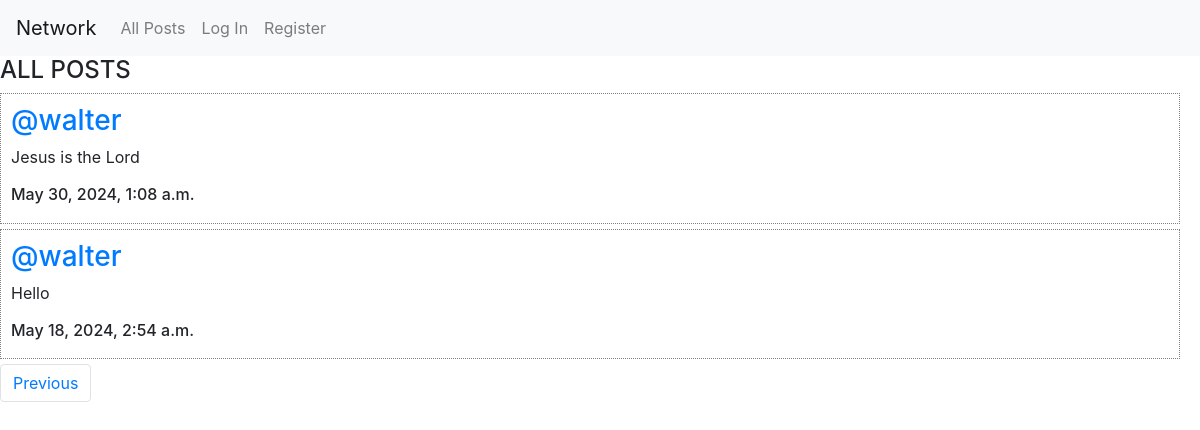
Screenshot of /?page=2 with the database file from the repository.
### network/models.py (models this page shows, shortened)
class Post(models.Model):
    user = models.ForeignKey(User, on_delete=models.CASCADE, related_name= "sender")
    information = models.CharField(max_length= 165)
    date = models.DateTimeField(auto_now_add= True)

class User(AbstractUser):
    pass

### network/views.py (the view)
# urls.py: path("", views.index, name="index"),
def index(request):
    all_posts = Post.objects.all().order_by("id").reverse()
    paginator= Paginator(all_posts, 10)
    page_number= request.GET.get('page')
    page_posts= paginator.get_page(page_number)
    all_liked_posts= Like.objects.all()
    individual_likes= []
    try:
        for liked_post in all_liked_posts:
            if liked_post.user.id == request.user.id:
                individual_likes.append(liked_post.post.id)
    except:
        individual_likes= []
    return render(request, "network/index.html", {
        "all_posts": all_posts,
        "page_posts":page_posts,
        "individual_likes":individual_likes,
    })

### network/templates/network/index.html (shortened to what this page needs)
{% extends "network/layout.html" %}
{% load static %}
{% block body %}
    <h4>ALL POSTS</h4>
    <div class= "allPosts">
        {% for post in page_posts %}
            <div class= "post_2">
                <h3 class="username"><a href="{% url 'profile' user_id=post.user.id %}">@{{post.user}}</a></h3>
        <p class="information" id="information{{post.id}}">{{post.information}}</p>
                <h6 class="date">{{post.date}}</h6>
            </div>
        {% endfor %}
    </div>
            <nav aria-label= "Page navigation example">
                <ul class="pagination">
                    {%  if page_posts.has_previous%}
                        <li class="page-item"><a class="page-link" href="?page={{page_posts.previous_page_number}}">Previous</a></li>
                    {% endif %}
                </ul>
            </nav>
{% endblock %}

### network/static/network/style.css (style rules this page uses)
.post_2 { border: 1px dotted grey; margin-top:5px; margin-bottom:5px; display:flex; justify-content:center; flex-direction:column;margin-right:20px; padding:10px; }

### rows the page displays
Post: user "walter", information "Jesus is the Lord", date "May 30, 2024, 1:08 a.m."
Post: user "walter", information "Hello", date "May 18, 2024, 2:54 a.m."
